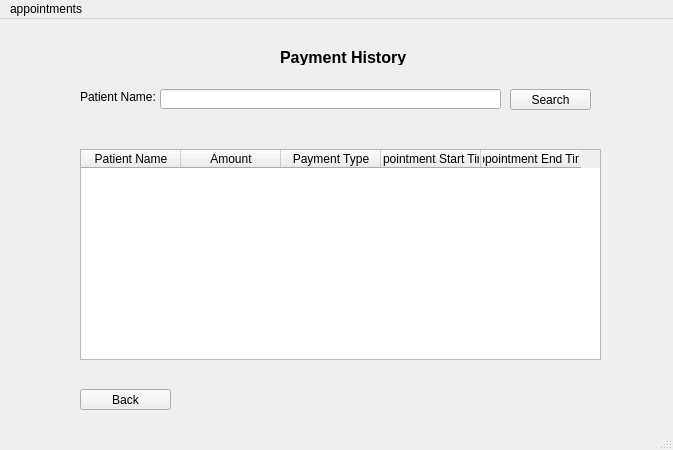
<?xml version="1.0" encoding="UTF-8"?>
<ui version="4.0">
 <class>MainWindow</class>
 <widget class="QMainWindow" name="MainWindow">
  <property name="geometry">
   <rect>
    <x>0</x>
    <y>0</y>
    <width>673</width>
    <height>450</height>
   </rect>
  </property>
  <property name="windowTitle">
   <string>MainWindow</string>
  </property>
  <widget class="QWidget" name="centralwidget">
   <widget class="QTableWidget" name="tableWidget">
    <property name="enabled">
     <bool>true</bool>
    </property>
    <property name="geometry">
     <rect>
      <x>80</x>
      <y>130</y>
      <width>521</width>
      <height>211</height>
     </rect>
    </property>
    <column>
     <property name="text">
      <string>Patient Name</string>
     </property>
    </column>
    <column>
     <property name="text">
      <string>Amount</string>
     </property>
    </column>
    <column>
     <property name="text">
      <string>Payment Type</string>
     </property>
    </column>
    <column>
     <property name="text">
      <string>Appointment Start Time</string>
     </property>
    </column>
    <column>
     <property name="text">
      <string>Appointment End Time</string>
     </property>
    </column>
   </widget>
   <widget class="QLabel" name="label">
    <property name="geometry">
     <rect>
      <x>280</x>
      <y>30</y>
      <width>161</width>
      <height>16</height>
     </rect>
    </property>
    <property name="font">
     <font>
      <pointsize>12</pointsize>
      <weight>75</weight>
      <bold>true</bold>
     </font>
    </property>
    <property name="text">
     <string>Payment History</string>
    </property>
   </widget>
   <widget class="QPushButton" name="search_payment">
    <property name="geometry">
     <rect>
      <x>510</x>
      <y>70</y>
      <width>81</width>
      <height>21</height>
     </rect>
    </property>
    <property name="text">
     <string>Search</string>
    </property>
   </widget>
   <widget class="QLabel" name="label_2">
    <property name="geometry">
     <rect>
      <x>80</x>
      <y>70</y>
      <width>81</width>
      <height>16</height>
     </rect>
    </property>
    <property name="text">
     <string>Patient Name:</string>
    </property>
   </widget>
   <widget class="QLineEdit" name="patient_payment">
    <property name="geometry">
     <rect>
      <x>160</x>
      <y>70</y>
      <width>341</width>
      <height>20</height>
     </rect>
    </property>
   </widget>
   <widget class="QPushButton" name="back_to_adminpage">
    <property name="geometry">
     <rect>
      <x>80</x>
      <y>370</y>
      <width>91</width>
      <height>21</height>
     </rect>
    </property>
    <property name="text">
     <string>Back</string>
    </property>
   </widget>
  </widget>
  <widget class="QMenuBar" name="menubar">
   <property name="geometry">
    <rect>
     <x>0</x>
     <y>0</y>
     <width>673</width>
     <height>21</height>
    </rect>
   </property>
   <widget class="QMenu" name="menupayment_details">
    <property name="title">
     <string>appointments</string>
    </property>
   </widget>
   <addaction name="menupayment_details"/>
  </widget>
  <widget class="QStatusBar" name="statusbar"/>
 </widget>
 <resources/>
 <connections/>
</ui>
